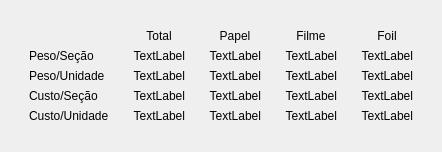
       <widget class="QWidget" name="tab_2">
        <attribute name="title">
         <string>Material/Custos</string>
        </attribute>
        <layout class="QVBoxLayout" name="verticalLayout_9">
         <item>
          <widget class="QFrame" name="frame_custos">
           <property name="frameShape">
            <enum>QFrame::NoFrame</enum>
           </property>
           <property name="frameShadow">
            <enum>QFrame::Raised</enum>
           </property>
           <layout class="QHBoxLayout" name="horizontalLayout_6">
            <item>
             <widget class="QFrame" name="frame_8">
              <property name="frameShape">
               <enum>QFrame::NoFrame</enum>
              </property>
              <property name="frameShadow">
               <enum>QFrame::Raised</enum>
              </property>
              <layout class="QVBoxLayout" name="verticalLayout_10">
               <item>
                <widget class="QLabel" name="label_28">
                 <property name="text">
                  <string/>
                 </property>
                </widget>
               </item>
               <item>
                <widget class="QLabel" name="label_29">
                 <property name="text">
                  <string>Peso/Seção</string>
                 </property>
                </widget>
               </item>
               <item>
                <widget class="QLabel" name="label_36">
                 <property name="text">
                  <string>Peso/Unidade</string>
                 </property>
                </widget>
               </item>
               <item>
                <widget class="QLabel" name="label_47">
                 <property name="text">
                  <string>Custo/Seção</string>
                 </property>
                </widget>
               </item>
               <item>
                <widget class="QLabel" name="label_48">
                 <property name="text">
                  <string>Custo/Unidade</string>
                 </property>
                </widget>
               </item>
              </layout>
             </widget>
            </item>
            <item>
             <widget class="QFrame" name="frame_9">
              <property name="frameShape">
               <enum>QFrame::NoFrame</enum>
              </property>
              <property name="frameShadow">
               <enum>QFrame::Raised</enum>
              </property>
              <layout class="QVBoxLayout" name="verticalLayout_11">
               <item>
                <widget class="QLabel" name="label_50">
                 <property name="text">
                  <string>Total</string>
                 </property>
                 <property name="alignment">
                  <set>Qt::AlignCenter</set>
                 </property>
                </widget>
               </item>
               <item>
                <widget class="QLabel" name="lb_pTSec">
                 <property name="text">
                  <string>TextLabel</string>
                 </property>
                 <property name="alignment">
                  <set>Qt::AlignRight|Qt::AlignTrailing|Qt::AlignVCenter</set>
                 </property>
                </widget>
               </item>
               <item>
                <widget class="QLabel" name="lb_pTlUn">
                 <property name="text">
                  <string>TextLabel</string>
                 </property>
                 <property name="alignment">
                  <set>Qt::AlignRight|Qt::AlignTrailing|Qt::AlignVCenter</set>
                 </property>
                </widget>
               </item>
               <item>
                <widget class="QLabel" name="lb_ctSec">
                 <property name="text">
                  <string>TextLabel</string>
                 </property>
                 <property name="alignment">
                  <set>Qt::AlignRight|Qt::AlignTrailing|Qt::AlignVCenter</set>
                 </property>
                </widget>
               </item>
               <item>
                <widget class="QLabel" name="lb_ctUn">
                 <property name="text">
                  <string>TextLabel</string>
                 </property>
                 <property name="alignment">
                  <set>Qt::AlignRight|Qt::AlignTrailing|Qt::AlignVCenter</set>
                 </property>
                </widget>
               </item>
              </layout>
             </widget>
            </item>
            <item>
             <widget class="QFrame" name="frame_10">
              <property name="frameShape">
               <enum>QFrame::NoFrame</enum>
              </property>
              <property name="frameShadow">
               <enum>QFrame::Raised</enum>
              </property>
              <layout class="QVBoxLayout" name="verticalLayout_12">
               <item>
                <widget class="QLabel" name="label_57">
                 <property name="text">
                  <string>Papel</string>
                 </property>
                 <property name="alignment">
                  <set>Qt::AlignCenter</set>
                 </property>
                </widget>
               </item>
               <item>
                <widget class="QLabel" name="lb_pPapSec">
                 <property name="text">
                  <string>TextLabel</string>
                 </property>
                 <property name="alignment">
                  <set>Qt::AlignRight|Qt::AlignTrailing|Qt::AlignVCenter</set>
                 </property>
                </widget>
               </item>
               <item>
                <widget class="QLabel" name="lb_pPapUn">
                 <property name="text">
                  <string>TextLabel</string>
                 </property>
                 <property name="alignment">
                  <set>Qt::AlignRight|Qt::AlignTrailing|Qt::AlignVCenter</set>
                 </property>
                </widget>
               </item>
               <item>
                <widget class="QLabel" name="lb_cPapSec">
                 <property name="text">
                  <string>TextLabel</string>
                 </property>
                 <property name="alignment">
                  <set>Qt::AlignRight|Qt::AlignTrailing|Qt::AlignVCenter</set>
                 </property>
                </widget>
               </item>
               <item>
                <widget class="QLabel" name="lb_cPapUn">
                 <property name="text">
                  <string>TextLabel</string>
                 </property>
                 <property name="alignment">
                  <set>Qt::AlignRight|Qt::AlignTrailing|Qt::AlignVCenter</set>
                 </property>
                </widget>
               </item>
              </layout>
             </widget>
            </item>
            <item>
             <widget class="QFrame" name="frame_11">
              <property name="frameShape">
               <enum>QFrame::NoFrame</enum>
              </property>
              <property name="frameShadow">
               <enum>QFrame::Raised</enum>
              </property>
              <layout class="QVBoxLayout" name="verticalLayout_13">
               <item>
                <widget class="QLabel" name="label_63">
                 <property name="text">
                  <string>Filme</string>
                 </property>
                 <property name="alignment">
                  <set>Qt::AlignCenter</set>
                 </property>
                </widget>
               </item>
               <item>
                <widget class="QLabel" name="lb_pFilSec">
                 <property name="text">
                  <string>TextLabel</string>
                 </property>
                 <property name="alignment">
                  <set>Qt::AlignRight|Qt::AlignTrailing|Qt::AlignVCenter</set>
                 </property>
                </widget>
               </item>
               <item>
                <widget class="QLabel" name="lb_pFilUn">
                 <property name="text">
                  <string>TextLabel</string>
                 </property>
                 <property name="alignment">
                  <set>Qt::AlignRight|Qt::AlignTrailing|Qt::AlignVCenter</set>
                 </property>
                </widget>
               </item>
               <item>
                <widget class="QLabel" name="lb_cFilSec">
                 <property name="text">
                  <string>TextLabel</string>
                 </property>
                 <property name="alignment">
                  <set>Qt::AlignRight|Qt::AlignTrailing|Qt::AlignVCenter</set>
                 </property>
                </widget>
               </item>
               <item>
                <widget class="QLabel" name="lb_cFilUn">
                 <property name="text">
                  <string>TextLabel</string>
                 </property>
                 <property name="alignment">
                  <set>Qt::AlignRight|Qt::AlignTrailing|Qt::AlignVCenter</set>
                 </property>
                </widget>
               </item>
              </layout>
             </widget>
            </item>
            <item>
             <widget class="QFrame" name="frame_12">
              <property name="frameShape">
               <enum>QFrame::NoFrame</enum>
              </property>
              <property name="frameShadow">
               <enum>QFrame::Raised</enum>
              </property>
              <layout class="QVBoxLayout" name="verticalLayout_14">
               <item>
                <widget class="QLabel" name="label_68">
                 <property name="text">
                  <string>Foil</string>
                 </property>
                 <property name="alignment">
                  <set>Qt::AlignCenter</set>
                 </property>
                </widget>
               </item>
               <item>
                <widget class="QLabel" name="lb_pFoSec">
                 <property name="text">
                  <string>TextLabel</string>
                 </property>
                 <property name="alignment">
                  <set>Qt::AlignRight|Qt::AlignTrailing|Qt::AlignVCenter</set>
                 </property>
                </widget>
               </item>
               <item>
                <widget class="QLabel" name="lb_pFoUn">
                 <property name="text">
                  <string>TextLabel</string>
                 </property>
                 <property name="alignment">
                  <set>Qt::AlignRight|Qt::AlignTrailing|Qt::AlignVCenter</set>
                 </property>
                </widget>
               </item>
               <item>
                <widget class="QLabel" name="lb_cFoSec">
                 <property name="text">
                  <string>TextLabel</string>
                 </property>
                 <property name="alignment">
                  <set>Qt::AlignRight|Qt::AlignTrailing|Qt::AlignVCenter</set>
                 </property>
                </widget>
               </item>
               <item>
                <widget class="QLabel" name="lb_cFoUn">
                 <property name="text">
                  <string>TextLabel</string>
                 </property>
                 <property name="alignment">
                  <set>Qt::AlignRight|Qt::AlignTrailing|Qt::AlignVCenter</set>
                 </property>
                </widget>
               </item>
              </layout>
             </widget>
            </item>
           </layout>
          </widget>
         </item>
        </layout>
       </widget>
